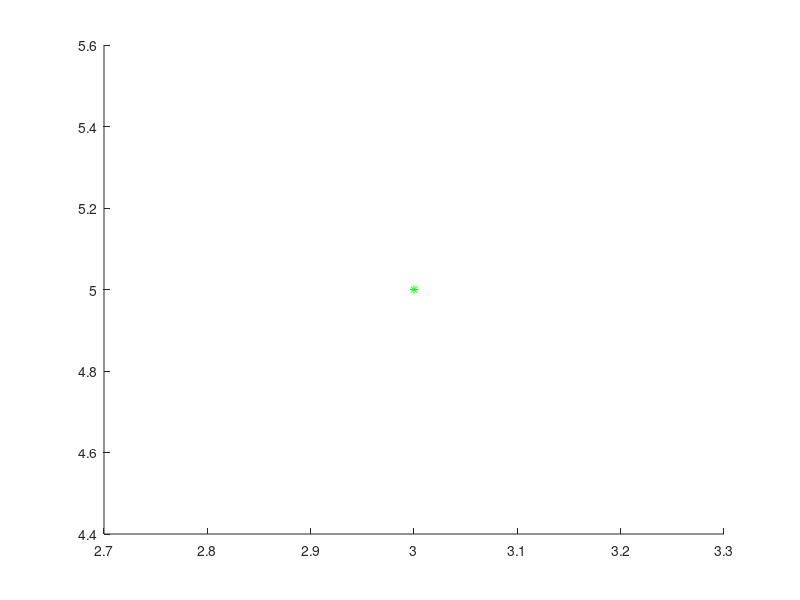

The MATLAB source for this figure: (Note: this script raises an error after producing the figure.)
%CLASS 08/12/21 ADVANCED LINEAR ALGEBRA
%OSCAR POBLETE SAENZ

clc %cleans screen
clear %cleans workspace
a=3+5*i
b=7+8i
% if set ; the result is not printed
c=a+b %complex number addition
%------------------------------A
magni=abs(a) %magnitude of complex numbers
ang=angle(a) %angle of complex numbers
i_a=imag(a) %imaginary part of a
r_a=real(a) %real part of a

%------------------------------B
magni=abs(b) %magnitude of complex numbers
ang=angle(b) %angle of complex numbers
i_b=imag(b) %imaginary part of b
r_b=real(b) %real part of b


%-----------------------------C
magni=abs(c) %magnitude of complex numbers
ang=angle(c) %angle of complex numbers
i_c=imag(c) %imaginary part of c
r_c=real(c) %real part of c
 
%Graph
plot(r_a,i_a,'g*',r_b,i_a,'kO',r_c,i_c,'bX')
grid on %activate the grid
axis ([0 15 0 15]) %spaces configuration
xlabel('Reales A') %x-axis name
ylabel('Imaginarios A') %y-axis name

%Exercise 1 operations
%a)
r1=conj(a)*(a+b) %conj=conjugate

%b)
r_2=(a+b)/(a-b)

%Other numbers (Exercise 2)
x=-3+7i
z=8+i

%a) 
inca=(x-conj(z))*(x+conj(z))

%b)
incb=z^2/conj(x)

%c)
incc=2*x*z/(x+z)

%plot line from a
plot([0,r_a],[0,i_a],'r','linewidth',6)
axis([0 15 0 15])
grid on
hold on
%plot line from b
plot([0,r_b],[0,r_a],'b','linewidth',6)
%plot point a
plot (r_a,i_a,'ok','linewidth',2','MarkerSize',20,'MarkerFaceColor','k')






